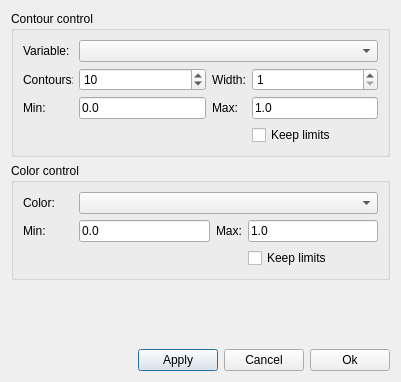
<ui version="4.0" >
 <class>isoContourDialog</class>
 <widget class="QDialog" name="isoContourDialog" >
  <property name="geometry" >
   <rect>
    <x>0</x>
    <y>0</y>
    <width>401</width>
    <height>382</height>
   </rect>
  </property>
  <property name="windowTitle" >
   <string>Iso contours</string>
  </property>
  <layout class="QVBoxLayout" >
   <item>
    <widget class="QGroupBox" name="contoursGroup" >
     <property name="title" >
      <string>Contour control</string>
     </property>
     <layout class="QVBoxLayout" >
      <item>
       <layout class="QHBoxLayout" >
        <item>
         <widget class="QLabel" name="variableLabel" >
          <property name="maximumSize" >
           <size>
            <width>50</width>
            <height>16777215</height>
           </size>
          </property>
          <property name="text" >
           <string>Variable:</string>
          </property>
         </widget>
        </item>
        <item>
         <widget class="QComboBox" name="contoursCombo" >
          <property name="minimumSize" >
           <size>
            <width>280</width>
            <height>0</height>
           </size>
          </property>
          <property name="maximumSize" >
           <size>
            <width>16777215</width>
            <height>24</height>
           </size>
          </property>
         </widget>
        </item>
       </layout>
      </item>
      <item>
       <layout class="QGridLayout" >
        <item row="0" column="0" >
         <widget class="QLabel" name="contoursLabel" >
          <property name="maximumSize" >
           <size>
            <width>50</width>
            <height>16777215</height>
           </size>
          </property>
          <property name="text" >
           <string>Contours:</string>
          </property>
         </widget>
        </item>
        <item row="0" column="1" >
         <widget class="QSpinBox" name="contoursSpin" >
          <property name="minimumSize" >
           <size>
            <width>0</width>
            <height>0</height>
           </size>
          </property>
          <property name="maximumSize" >
           <size>
            <width>16777215</width>
            <height>24</height>
           </size>
          </property>
          <property name="minimum" >
           <number>1</number>
          </property>
          <property name="maximum" >
           <number>99999</number>
          </property>
          <property name="value" >
           <number>10</number>
          </property>
         </widget>
        </item>
        <item row="0" column="2" >
         <widget class="QLabel" name="widthLabel" >
          <property name="text" >
           <string>Width:</string>
          </property>
         </widget>
        </item>
        <item row="0" column="3" >
         <widget class="QSpinBox" name="lineWidthSpin" >
          <property name="maximumSize" >
           <size>
            <width>16777215</width>
            <height>24</height>
           </size>
          </property>
          <property name="minimum" >
           <number>1</number>
          </property>
         </widget>
        </item>
        <item row="1" column="0" >
         <widget class="QLabel" name="contoursMinLabel" >
          <property name="maximumSize" >
           <size>
            <width>70</width>
            <height>16777215</height>
           </size>
          </property>
          <property name="text" >
           <string>Min:</string>
          </property>
         </widget>
        </item>
        <item row="1" column="1" >
         <widget class="QLineEdit" name="contoursMinEdit" >
          <property name="maximumSize" >
           <size>
            <width>16777215</width>
            <height>24</height>
           </size>
          </property>
          <property name="text" >
           <string>0.0</string>
          </property>
         </widget>
        </item>
        <item row="1" column="2" >
         <widget class="QLabel" name="contoursMaxLabel" >
          <property name="text" >
           <string>Max:</string>
          </property>
         </widget>
        </item>
        <item row="1" column="3" >
         <widget class="QLineEdit" name="contoursMaxEdit" >
          <property name="maximumSize" >
           <size>
            <width>16777215</width>
            <height>24</height>
           </size>
          </property>
          <property name="text" >
           <string>1.0</string>
          </property>
         </widget>
        </item>
        <item row="2" column="3" >
         <widget class="QCheckBox" name="keepContourLimits" >
          <property name="text" >
           <string>Keep limits</string>
          </property>
         </widget>
        </item>
       </layout>
      </item>
     </layout>
    </widget>
   </item>
   <item>
    <widget class="QGroupBox" name="colorsGroup" >
     <property name="title" >
      <string>Color control</string>
     </property>
     <layout class="QVBoxLayout" >
      <item>
       <layout class="QHBoxLayout" >
        <item>
         <widget class="QLabel" name="colorLabel" >
          <property name="maximumSize" >
           <size>
            <width>50</width>
            <height>16777215</height>
           </size>
          </property>
          <property name="text" >
           <string>Color:</string>
          </property>
         </widget>
        </item>
        <item>
         <widget class="QComboBox" name="colorCombo" >
          <property name="minimumSize" >
           <size>
            <width>280</width>
            <height>0</height>
           </size>
          </property>
          <property name="maximumSize" >
           <size>
            <width>16777215</width>
            <height>24</height>
           </size>
          </property>
         </widget>
        </item>
       </layout>
      </item>
      <item>
       <layout class="QGridLayout" >
        <item row="0" column="0" >
         <widget class="QLabel" name="colorMinLabel" >
          <property name="minimumSize" >
           <size>
            <width>50</width>
            <height>0</height>
           </size>
          </property>
          <property name="maximumSize" >
           <size>
            <width>50</width>
            <height>16777215</height>
           </size>
          </property>
          <property name="text" >
           <string>Min:</string>
          </property>
         </widget>
        </item>
        <item row="0" column="1" >
         <widget class="QLineEdit" name="colorMinEdit" >
          <property name="text" >
           <string>0.0</string>
          </property>
         </widget>
        </item>
        <item row="0" column="2" >
         <widget class="QLabel" name="colorMaxLabel" >
          <property name="text" >
           <string>Max:</string>
          </property>
         </widget>
        </item>
        <item row="0" column="3" >
         <widget class="QLineEdit" name="colorMaxEdit" >
          <property name="text" >
           <string>1.0</string>
          </property>
         </widget>
        </item>
        <item row="1" column="3" >
         <widget class="QCheckBox" name="keepColorLimits" >
          <property name="text" >
           <string>Keep limits</string>
          </property>
         </widget>
        </item>
       </layout>
      </item>
     </layout>
    </widget>
   </item>
   <item>
    <spacer>
     <property name="orientation" >
      <enum>Qt::Vertical</enum>
     </property>
     <property name="sizeHint" >
      <size>
       <width>20</width>
       <height>40</height>
      </size>
     </property>
    </spacer>
   </item>
   <item>
    <layout class="QHBoxLayout" >
     <item>
      <spacer>
       <property name="orientation" >
        <enum>Qt::Horizontal</enum>
       </property>
       <property name="sizeHint" >
        <size>
         <width>40</width>
         <height>20</height>
        </size>
       </property>
      </spacer>
     </item>
     <item>
      <widget class="QPushButton" name="applyButton" >
       <property name="text" >
        <string>Apply</string>
       </property>
       <property name="icon" >
        <iconset/>
       </property>
       <property name="default" >
        <bool>true</bool>
       </property>
      </widget>
     </item>
     <item>
      <widget class="QPushButton" name="cancelButton" >
       <property name="text" >
        <string>Cancel</string>
       </property>
       <property name="icon" >
        <iconset resource="../ElmerGUI.qrc" >:/icons/dialog-close.png</iconset>
       </property>
      </widget>
     </item>
     <item>
      <widget class="QPushButton" name="okButton" >
       <property name="text" >
        <string>Ok</string>
       </property>
       <property name="icon" >
        <iconset resource="../ElmerGUI.qrc" >:/icons/dialog-ok-apply.png</iconset>
       </property>
      </widget>
     </item>
    </layout>
   </item>
  </layout>
 </widget>
 <resources>
  <include location="../ElmerGUI.qrc" />
 </resources>
 <connections/>
</ui>
